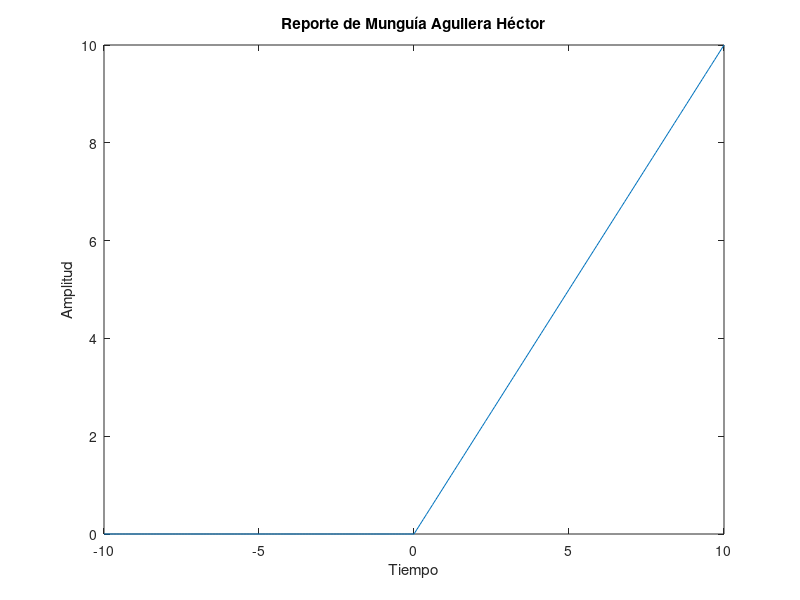

The MATLAB source for this figure:
t1 = 0:0.1:10;
	rampa = [zeros(1,101), t1];
	t2 = -10:0.1:0;
	t = [t2,t1];
	plot (t, rampa);
xlabel ('Tiempo');
ylabel('Amplitud');
title('Reporte de Munguía Aguilera Héctor');
